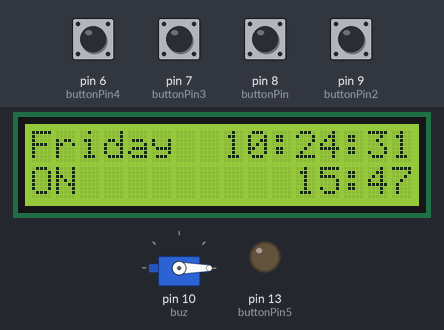
Simulated run of this sketch. Board: Arduino Leonardo, built with avr-gcc and run on an emulated ATmega32U4. Parts: 16×2 character LCD, servo, output pins drawn as LEDs (lit = HIGH). The test bench sets the inputs (shaded band); at power-on: pin 6 (buttonPin4), pin 7 (buttonPin3), pin 8 (buttonPin), pin 9 (buttonPin2) LOW. The local clock reads 2024-03-15 10:24:30 at power-on unless the sketch sets it; what the sketch prints to the serial monitor is not drawn.

Above: at 1.3 s.
1.4 s: pin 9 (buttonPin2) pulled HIGH for 0.15 s
At 2.7 s:
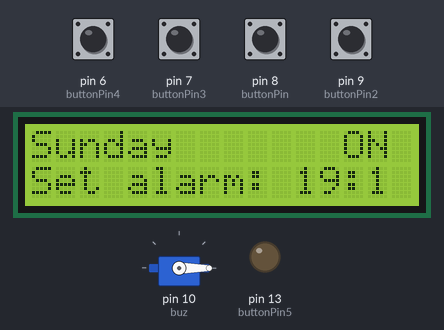
3.0 s: pin 6 (buttonPin4) pulled HIGH for 0.15 s
At 3.33 s:
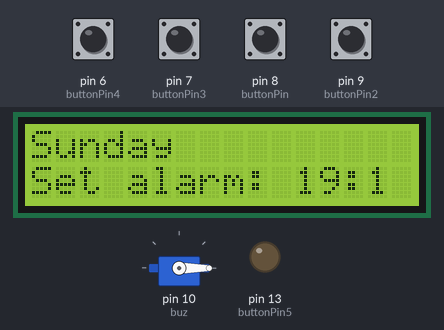
At 4.5 s:
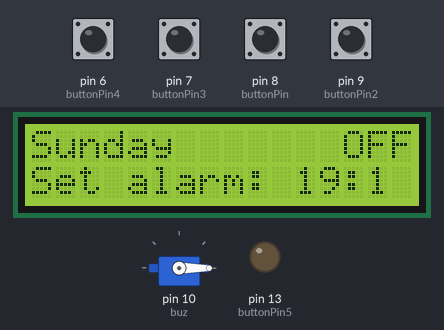
6.1 s: pin 7 (buttonPin3) pulled HIGH for 0.15 s
At 7.6 s:
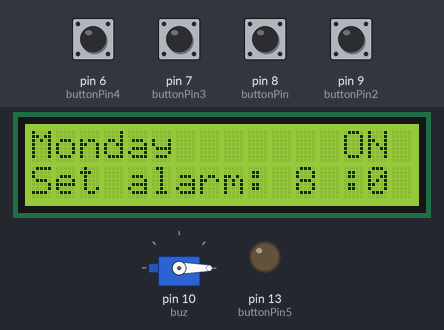
Timing chart, 0 to 7.1 s (numbered marks = the images above; inputs shaded):
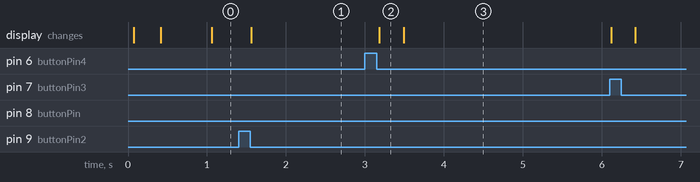

Measured:
- after the input at 1.4 s, the display: changes after 0.16 s (image 1)
- after the input at 3.0 s, the display: changes after 0.18 s (image 2)

The sketch:

Alarm-coffee2.ino
```cpp
// Date and time functions using a DS3231 RTC connected via I2C and Wire lib
#include <Wire.h>
#include "RTClib.h"
#include <LiquidCrystal.h>
#include <Servo.h>
#define buz 10
#define buttonPin 8
#define buttonPin2 9
#define buttonPin3 7
#define buttonPin4 6
#define buttonPin5 13

LiquidCrystal lcd(12, 11, 5, 4, 3, 2);

Servo myservo;  // create servo object to control a servo
RTC_DS3231 rtc;

char buffer [16];
String daysOfTheWeek[7] = { "Sunday", "Monday", "Tuesday", "Wednesday", "Thursday", "Friday", "Saturday"};
int alarmPerDay[7][3] = {{19, 1, 1}, {8, 0, 1}, {8, 0, 1}, {8, 0, 1}, {8, 0, 1}, {8, 0, 1}, {15, 47, 1}};
//int inputDay;
int Hor;
int Min;
int Sec;
int Hour = 13;
int Minute = 45;
int potValue;
int buttonState = 0;
int buttonState2 = 0;
int buttonState3 = 0;
int buttonState4 = 0;
int buttonState5 = 0;
int ledPin = 13;
int logicVar = 0;
int dayVar = 0;
int val;
unsigned long previousMillis = 0;
const long interval = 40000;

void setup () {

  myservo.write(0);
#ifndef ESP8266
  while (!Serial); // for Leonardo/Micro/Zero
#endif

  Wire.begin();
  Serial.begin(9600);
  lcd.begin(16, 2);
  lcd.clear();
  myservo.attach(buz);

  pinMode(buz, OUTPUT);
  pinMode(ledPin, OUTPUT);
  pinMode(buttonPin5, INPUT);
  pinMode(buttonPin, INPUT);
  pinMode(buttonPin2, INPUT);
  pinMode(buttonPin3, INPUT);
  pinMode(buttonPin4, INPUT);
  pinMode(ledPin, OUTPUT);

  delay(100); // wait for console opening

  if (! rtc.begin()) {
    Serial.println("Couldn't find RTC");
    while (1);
  }

  if (rtc.lostPower()) {
    Serial.println("RTC lost power, lets set the time!");
    // following line sets the RTC to the date & time this sketch was compiled
    rtc.adjust(DateTime(F(__DATE__), F(__TIME__)));
    // This line sets the RTC with an explicit date & time, for example to set
    // January 21, 2014 at 3am you would call:
    //rtc.adjust(DateTime(2020, 2, 1, 14, 44, 0));
  }


  //val = 0;
  //myservo.write(val);
}

void loop () {


  DateTime now = rtc.now();
  Hor = now.hour();
  Min = now.minute();
  Sec = now.second();
  //Serial.println(Hor);
  //Serial.println(Min);
  //Serial.println(Sec);
  //kaffi();
  unsigned long currentMillis = millis();
  ChangeIF();

  sjema();

}

/////////////////////////////////////////////////////////////////
void ChangeIF() {
  DateTime now = rtc.now();
  int nextDay = now.dayOfTheWeek() + 1;
  if (nextDay == 7) {
    nextDay = 0;
  }
  delay(1);
  buttonState2 = digitalRead(buttonPin2);
  boolean buttonPressed2 = false;
  while (buttonState2 == HIGH) {
    buttonPressed2 = true;
    buttonState2 = digitalRead(buttonPin2);
  }
  //logicVar = 0;
  while (buttonPressed2 == true) {
    logicVar++;
    buttonPressed2 = false;
  }
  if (logicVar == 0) {
    lcd.clear();
    WriteScreenRealTime();
    alarmEveryDay();
    alarmOnOff(nextDay);
  }

  if (logicVar == 1) {
    lcd.clear();
    DayToDaySetTime();
    alarmEveryDay();
  }

  if (logicVar == 2) {

    lcd.clear();
    logicVar = 0;
  }
  delay(5);
}


void DayToDaySetTime() {
  buttonState3 = digitalRead(buttonPin3);
  boolean buttonPressed3 = false;
  while (buttonState3 == HIGH) {
    buttonPressed3 = true;
    buttonState3 = digitalRead(buttonPin3);
  }
  while (buttonPressed3 == true) {
    dayVar++;
    buttonPressed3 = false;
    //Serial.print(dayVar);
  }
  if (dayVar >= 7) {
    dayVar = 0;
  }
  kortNedKodeScreen(dayVar);
  alarmOnOff(dayVar);


}

void kortNedKodeScreen(int VarDay) {


  int dummyHor = alarmPerDay[VarDay][0];
  int dummyHor2 = HourChangeGenreal(dummyHor);
  alarmPerDay[VarDay][0] = dummyHor2;

  int dummyMin = alarmPerDay[VarDay][1];
  int dummyMin2 = MinuteChangeGeneral(dummyMin);
  alarmPerDay[VarDay][1] = dummyMin2;

  //alarmOnOff();

  //int AlarmTodayOnOff = now.dayOfTheWeek();

  String OnOff;

  if (alarmPerDay[VarDay][2] == 1) {
    OnOff = "ON";
  }
  if (alarmPerDay[VarDay][2] == 0) {
    OnOff = "OFF";
  }


  lcd.clear();
  lcd.setCursor(0, 0);
  lcd.print(daysOfTheWeek[VarDay]);
  lcd.setCursor(0, 1);
  lcd.print("Set alarm:");
  lcd.setCursor(14, 1);
  lcd.print(alarmPerDay[VarDay][1]);
  lcd.setCursor(13, 1);
  lcd.print(":");
  lcd.setCursor(11, 1);
  lcd.print(alarmPerDay[VarDay][0]);
  lcd.setCursor(13, 0);
  lcd.print(OnOff);

  delay(5);

}

void alarmOnOff(int AlarmONOFF) {

  int AlarmONOFFDummy = alarmPerDay[AlarmONOFF][2];

  buttonState4 = digitalRead(buttonPin4);
  boolean buttonPressed4 = false;
  while (buttonState4 == HIGH) {
    buttonPressed4 = true;
    buttonState4 = digitalRead(buttonPin4);
  }
  if (buttonPressed4 == true) {
    AlarmONOFFDummy++;

  }
  if (alarmPerDay[AlarmONOFF][2] == 2) {
    AlarmONOFFDummy = 0;
  }
  alarmPerDay[AlarmONOFF][2] = AlarmONOFFDummy;

}

void WriteScreenRealTime() {
  DateTime now = rtc.now();
  //alarmOnOff();
  int AlarmTomorrow = now.dayOfTheWeek() + 1;
  if (AlarmTomorrow == 7) {
    AlarmTomorrow = 0;
  }

  String OnOff;
  //alarmOnOff();
  if (alarmPerDay[AlarmTomorrow][2] == 1) {
    OnOff = "ON";
  }
  if (alarmPerDay[AlarmTomorrow][2] == 0) {
    OnOff = "OFF";
  }

  lcd.clear();
  lcd.setCursor(0, 0);
  lcd.print(daysOfTheWeek[now.dayOfTheWeek()]);
  lcd.setCursor(8, 0);
  lcd.print(Hor);
  lcd.setCursor(10, 0);
  lcd.print(":");
  lcd.setCursor(11, 0);
  lcd.print(Min);
  lcd.setCursor(13, 0);
  lcd.print(":");
  lcd.setCursor(14, 0);
  lcd.print(Sec);
  lcd.setCursor(0, 1);
  lcd.print(OnOff);
  lcd.setCursor(11, 1);
  lcd.print(alarmPerDay[AlarmTomorrow][0]);
  lcd.setCursor(13, 1);
  lcd.print(":");
  lcd.setCursor(14, 1);
  lcd.print(alarmPerDay[AlarmTomorrow][1]);
  delay(2);

}


int HourChangeGenreal(int inputHorDay) {
  buttonState = digitalRead(buttonPin);
  boolean buttonPressed = false;
  while (buttonState == HIGH) {
    buttonPressed = true;
    buttonState = digitalRead(buttonPin);
  }
  if (buttonPressed == true) {
    inputHorDay++;

  }
  if (inputHorDay == 24) {
    inputHorDay = 0;
  }

  return inputHorDay;
}


int MinuteChangeGeneral(int inputMinDay) {

  buttonState5 = digitalRead(buttonPin5);
  boolean buttonPressed5 = false;
  while (buttonState5 == HIGH) {
    buttonPressed5 = true;
    buttonState5 = digitalRead(buttonPin5);
  }
  if (buttonPressed5 == true) {
    inputMinDay = inputMinDay + 5;

  }
  if (inputMinDay >= 60) {
    inputMinDay = 0;
  }


  return inputMinDay;
  Serial.print("3");
}


void alarmEveryDay() {
  DateTime now = rtc.now();
  int VarAlarm = now.dayOfTheWeek();

  if ( alarmPerDay[VarAlarm][2] == 1) {
    if ( Hor == alarmPerDay[VarAlarm][0] &&  (Min == alarmPerDay[VarAlarm][1]) &&  (Sec == 0)) {
    val = 40;
  }

   if ( Hor == alarmPerDay[VarAlarm][0] &&  (Min == alarmPerDay[VarAlarm][1]) &&  (Sec == 2)) {
    val = 0;
  }
  myservo.write(val);
}
}


//void kaffi() {
//  val = 0;
//  myservo.write(val);
//  if (currentMillis - previousMillis >= interval) {
//    previousMillis = currentMillis;
//    val = 40;
//    myservo.write(val);
//  }
//  if (currentMillis - previousMillis >= 2000) {
//    previousMillis = currentMillis;
//    val = 0;
//    myservo.write(val);
//  }
//
//}


void sjema() {
  //int twat = 6
  for (int twat = 0; twat < 7; twat++) {
    Serial.print(daysOfTheWeek[twat]);
    Serial.print("  ");
    Serial.print(alarmPerDay[twat][0]);
    Serial.print(":");
    Serial.print(alarmPerDay[twat][1]);
    Serial.print("  ");
    Serial.println(alarmPerDay[twat][2]);
    Serial.println("---------------------------------");
  }

}
```
